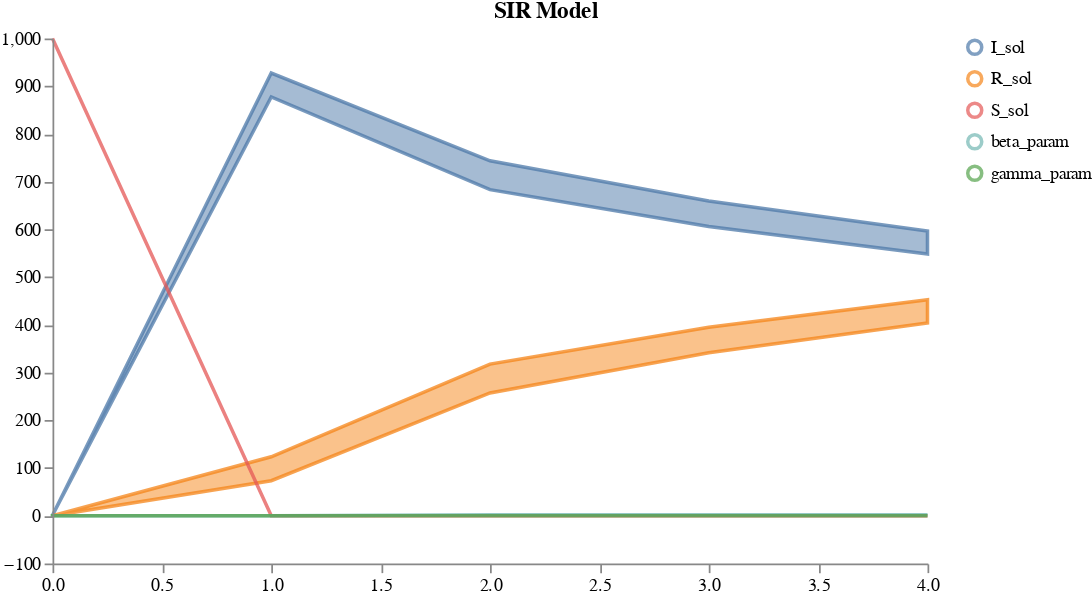

The cell this chart's notebook holds for it:
### Code cell
plots.ipy_display(result["visual"])

### Figure 1 — Vega specification as saved in the notebook (floating-point values rounded to 4 significant figures)
{"$schema": "https://vega.github.io/schema/vega/v5.json", "axes": [{"name": "x_axis", "orient": "bottom", "scale": "xscale", "zindex": 100}, {"name": "y_axis", "orient": "left", "scale": "yscale", "zindex": 100}], "data": [{"name": "distributions", "values": [{"lower": 1, "timepoint": 0, "trajectory": "I_sol", "upper": 1}, {"lower": 877.5, "timepoint": 1, "trajectory": "I_sol", "upper": 927.6}, {"lower": 683.3, "timepoint": 2, "trajectory": "I_sol", "upper": 743.7}, {"lower": 606.0, "timepoint": 3, "trajectory": "I_sol", "upper": 659.6}, {"lower": 548.3, "timepoint": 4, "trajectory": "I_sol", "upper": 596.8}, {"lower": 1.024e-11, "timepoint": 0, "trajectory": "R_sol", "upper": 1.766e-11}, {"lower": 73.39, "timepoint": 1, "trajectory": "R_sol", "upper": 123.5}, {"lower": 257.3, "timepoint": 2, "trajectory": "R_sol", "upper": 317.7}, {"lower": 341.4, "timepoint": 3, "trajectory": "R_sol", "upper": 395.0}, {"lower": 404.2, "timepoint": 4, "trajectory": "R_sol", "upper": 452.7}, {"lower": 1000, "timepoint": 0, "trajectory": "S_sol", "upper": 1000}, {"lower": 2.177e-06, "timepoint": 1, "trajectory": "S_sol", "upper": 1.435e-05}, {"lower": -8.775e-10, "timepoint": 2, "trajectory": "S_sol", "upper": 8.484e-10}, {"lower": -1.218e-09, "timepoint": 3, "trajectory": "S_sol", "upper": 8.018e-10}, {"lower": -9.036e-10, "timepoint": 4, "trajectory": "S_sol", "upper": 8.633e-10}, {"lower": 0.02606, "timepoint": 0, "trajectory": "beta_param", "upper": 0.02795}, {"lower": 0.02606, "timepoint": 1, "trajectory": "beta_param", "upper": 0.02795}, {"lower": 2, "timepoint": 2, "trajectory": "beta_param", "upper": 2}, {"lower": 2, "timepoint": 3, "trajectory": "beta_param", "upper": 2}, {"lower": 2, "timepoint": 4, "trajectory": "beta_param", "upper": 2}, {"lower": 0.1024, "timepoint": 0, "trajectory": "gamma_param", "upper": 0.1766}, {"lower": 0.1024, "timepoint": 1, "trajectory": "gamma_param", "upper": 0.1766}, {"lower": 0.3, "timepoint": 2, "trajectory": "gamma_param", "upper": 0.3}, {"lower": 0.1, "timepoint": 3, "trajectory": "gamma_param", "upper": 0.1}, {"lower": 0.1, "timepoint": 4, "trajectory": "gamma_param", "upper": 0.1}]}, {"name": "traces", "transform": [{"expr": "isValid(datum.value)", "type": "filter"}], "values": []}, {"name": "points", "values": []}, {"name": "markers", "values": []}, {"name": "selected", "on": [{"remove": true, "trigger": "clear"}, {"remove": true, "trigger": "!shift"}, {"insert": "clicked", "trigger": "!shift && clicked"}, {"toggle": "clicked", "trigger": "shift && clicked"}]}], "height": 300, "legends": [{"encode": {"labels": {"interactive": true, "name": "legendLabel", "update": {"opacity": [{"test": "!length(data('selected')) || indata('selected', 'value', datum.value)", "value": 1}, {"value": 0.25}]}}, "symbols": {"interactive": true, "name": "legendSymbol", "update": {"fill": {"value": "transparent"}, "opacity": [{"test": "!length(data('selected')) || indata('selected', 'value', datum.value)", "value": 0.7}, {"value": 0.15}], "size": {"value": 64}, "strokeWidth": {"value": 2}}}}, "name": "color_legend", "stroke": "color"}], "marks": [{"from": {"facet": {"data": "points", "groupby": "trajectory", "name": "points_split"}}, "marks": [{"encode": {"hover": {"fillOpacity": {"value": 0.9}}, "update": {"fill": {"field": "trajectory", "scale": "color"}, "fillOpacity": [{"test": "!length(data('selected')) || indata('selected', 'value', datum.trajectory)", "value": 0.5}, {"value": 0.15}], "size": {"value": 10}, "stroke": {"field": "trajectory", "scale": "color"}, "strokeOpacity": [{"test": "!length(data('selected')) || indata('selected', 'value', datum.trajectory)", "value": 0.75}, {"value": 0.15}], "strokeWidth": {"value": 2}, "tooltip": {"field": "value"}, "x": {"field": "timepoint", "scale": "xscale"}, "y": {"field": "value", "scale": "yscale"}}}, "from": {"data": "points"}, "name": "_points_symbol", "type": "symbol", "zindex": 3}, {"encode": {"hover": {"fillOpacity": {"value": 0.9}}, "update": {"interpolate": {"value": "linear"}, "stroke": {"field": "trajectory", "scale": "color"}, "strokeOpacity": [{"test": "!length(data('selected')) || indata('selected', 'value', datum.trajectory)", "value": 0.3}, {"value": 0.1}], "strokeWidth": {"value": 2}, "x": {"field": "timepoint", "scale": "xscale"}, "y": {"field": "value", "scale": "yscale"}}}, "from": {"data": "points"}, "name": "_points_line", "type": "line", "zindex": 3}], "name": "_points", "type": "group", "zindex": 3}, {"from": {"facet": {"data": "traces", "groupby": "trajectory", "name": "traces_split"}}, "marks": [{"encode": {"hover": {"fillOpacity": {"value": 0.9}}, "update": {"interpolate": {"value": "linear"}, "stroke": {"field": "trajectory", "scale": "color"}, "strokeOpacity": [{"test": "!length(data('selected')) || indata('selected', 'value', datum.trajectory)", "value": 0.75}, {"value": 0.15}], "strokeWidth": {"value": 2}, "x": {"field": "timepoint", "scale": "xscale"}, "y": {"field": "value", "scale": "yscale"}}}, "from": {"data": "traces_split"}, "name": "_traces_lines", "type": "line"}], "name": "_traces", "type": "group", "zindex": 2}, {"from": {"facet": {"data": "distributions", "groupby": "trajectory", "name": "trajectory_split"}}, "marks": [{"encode": {"hover": {"fillOpacity": {"value": 0.9}}, "update": {"fill": {"field": "trajectory", "scale": "color"}, "fillOpacity": [{"test": "!length(data('selected')) || indata('selected', 'value', datum.trajectory)", "value": 0.5}, {"value": 0.15}], "interpolate": {"value": "linear"}, "stroke": {"field": "trajectory", "scale": "color"}, "strokeOpacity": [{"test": "!length(data('selected')) || indata('selected', 'value', datum.trajectory)", "value": 0.75}, {"value": 0.15}], "strokeWidth": {"value": 2}, "x": {"field": "timepoint", "scale": "xscale"}, "y": {"field": "upper", "scale": "yscale"}, "y2": {"field": "lower", "scale": "yscale"}}}, "from": {"data": "trajectory_split"}, "type": "area"}], "name": "_distributions", "type": "group", "zindex": 1}, {"marks": [{"encode": {"enter": {"stroke": {"value": "lightgray"}}, "update": {"opacity": {"value": 1}, "x": {"field": "timepoint", "scale": "xscale"}, "y": {"signal": "height"}, "y2": {"value": 0}}}, "from": {"data": "markers"}, "name": "_marker text", "type": "rule"}, {"encode": {"enter": {"fontSize": {"value": 8}, "text": {"field": "datum.label"}, "y": {"value": 0}}}, "from": {"data": "_marker text"}, "name": "_marker flags", "transform": [{"as": ["x", "_y", "opacity", "align", "baseline"], "lineAnchor": "start", "offset": [1], "size": {"signal": "[width, height]"}, "type": "label"}], "type": "text"}], "name": "_markers", "type": "group"}], "scales": [{"domain": {"fields": [{"data": "distributions", "field": "timepoint"}, {"data": "traces", "field": "timepoint"}, {"data": "points", "field": "timepoint"}, {"data": "markers", "field": "timepoint"}]}, "name": "xscale", "range": "width", "type": "linear", "zero": false}, {"domain": {"fields": [{"data": "distributions", "field": "lower"}, {"data": "distributions", "field": "upper"}, {"data": "traces", "field": "value"}, {"data": "points", "field": "value"}]}, "name": "yscale", "nice": true, "range": "height", "type": "linear", "zero": true}, {"domain": {"fields": [{"data": "distributions", "field": "trajectory"}, {"data": "traces", "field": "trajectory"}, {"data": "points", "field": "trajectory"}]}, "name": "color", "range": "category", "type": "ordinal"}], "signals": [{"name": "clear", "on": [{"events": "mouseup[!event.item]", "force": true, "update": "true"}], "value": true}, {"name": "shift", "on": [{"events": "@legendSymbol:click, @legendLabel:click", "force": true, "update": "event.shiftKey"}], "value": false}, {"name": "clicked", "on": [{"events": "@legendSymbol:click, @legendLabel:click", "force": true, "update": "{value: datum.value}"}], "value": null}], "title": "SIR Model", "width": 500}
